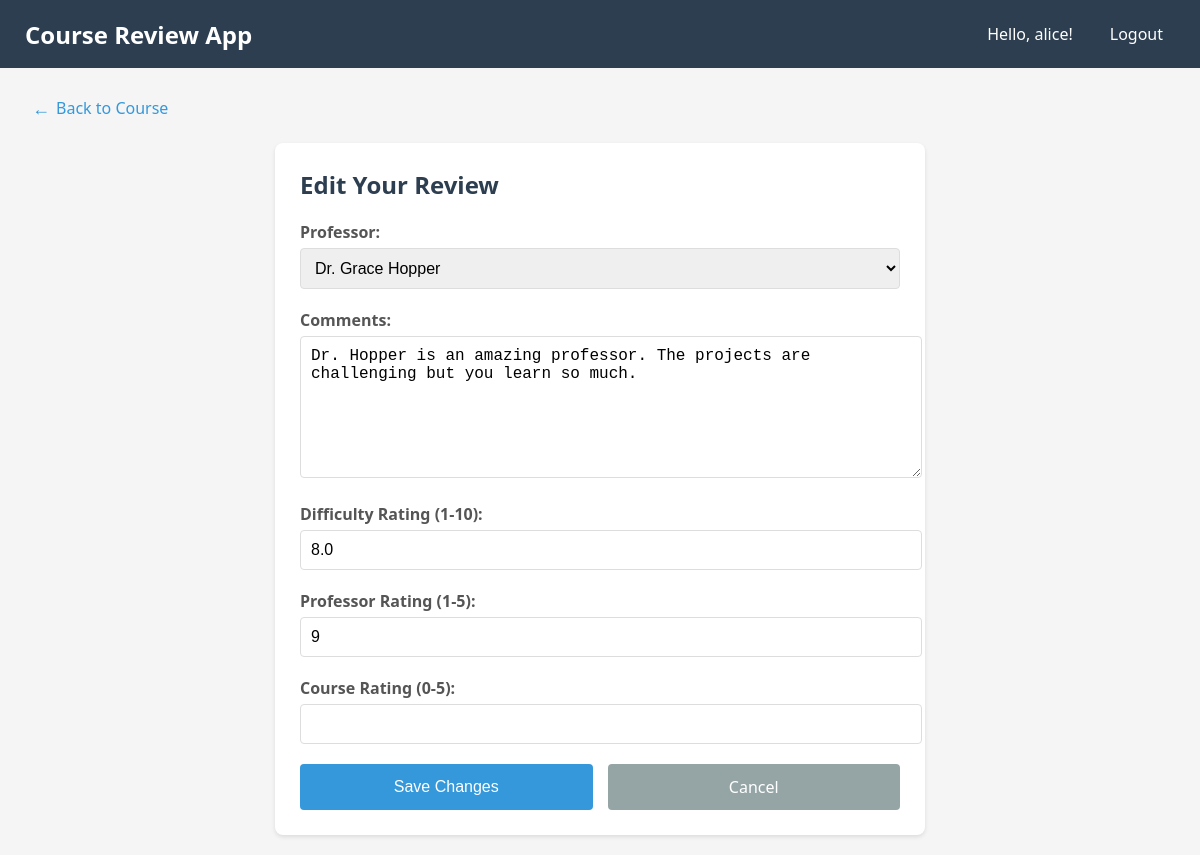
The app's page /review/3/edit (signed in) with its own data.
### tables this page shows
CREATE TABLE reviews (
    review_id INTEGER PRIMARY KEY AUTOINCREMENT,
    student_id INTEGER NOT NULL,
    professor_id INTEGER,
    course_code TEXT NOT NULL,
    difficulty_rating REAL CHECK (difficulty_rating BETWEEN 0 AND 10),    
    professor_rating INTEGER,
    comments TEXT,
    created_at TIMESTAMP DEFAULT CURRENT_TIMESTAMP,
    score REAL CHECK (score BETWEEN 0 AND 100),
    course_rating REAL CHECK (course_rating BETWEEN 0 AND 5),
    FOREIGN KEY (student_id) REFERENCES students(student_id),
    FOREIGN KEY (course_code) REFERENCES courses(course_code),
    FOREIGN KEY (professor_id) REFERENCES professors(professor_id)
);

CREATE TABLE professors (
    professor_id INTEGER PRIMARY KEY AUTOINCREMENT,
    name TEXT NOT NULL
);

### main.py (the view, shortened to what this page needs)
@app.route('/review/<int:review_id>/edit', methods=('GET', 'POST'))
@login_required
def edit_review(review_id):
    with get_db_connection() as conn:
        review = conn.execute('SELECT * FROM reviews WHERE review_id = ?', (review_id,)).fetchone()
        if not review:
            abort(404)
        if review['student_id'] != session['user_id']:
            flash('You can only edit your own reviews.')
            return redirect(url_for('course_detail', course_code=review['course_code']))
        course = conn.execute('SELECT * FROM courses WHERE course_code = ?',
                             (review['course_code'],)).fetchone()
        professors = conn.execute('''
            SELECT p.professor_id, p.name
            FROM professors p
            JOIN course_professors cp ON p.professor_id = cp.professor_id
            WHERE cp.course_code = ?
        ''', (review['course_code'],)).fetchall()
    return render_template('edit_review.html', review=review, professors=professors, course=course)

### main.py (called while the page is built)
def login_required(view):
    @wraps(view)
    def wrapped_view(**kwargs):
        if 'user_id' not in session:
            return redirect(url_for('login'))
        return view(**kwargs)
    return wrapped_view

def get_db_connection():
    conn = sqlite3.connect('database.db')
    conn.row_factory = sqlite3.Row
    return conn

### src/templates/edit_review.html (shortened to what this page needs)
{% extends 'base.html' %}
{% block content %}
<div class="navigation">
    <a href="{{ url_for('course_detail', course_code=review.course_code) }}" class="back-btn"><i class="back-arrow">←</i> Back to Course</a>
</div>
<div class="edit-form-container">
    <h2>Edit Your Review</h2>
    <form method="POST" class="edit-form">
        <div class="form-group">
            <label for="professor_id">Professor:</label>
            <select name="professor_id" id="professor_id" required>
                {% for professor in professors %}
                <option value="{{ professor['professor_id'] }}" {% if professor['professor_id'] == review.professor_id %}selected{% endif %}>
                    {{ professor['name'] }}
                </option>
                {% endfor %}
            </select>
        </div>
        <div class="form-group">
            <label for="comments">Comments:</label>
            <textarea name="comments" id="comments" rows="5" required>{{ review.comments }}</textarea>
        </div>
        <div class="form-group">
            <label for="difficulty_rating">Difficulty Rating (1-10):</label>
            <input type="number" name="difficulty_rating" id="difficulty_rating" min="1" max="10" value="{{ review.difficulty_rating }}" required>
        </div>
        <div class="form-group">
            <label for="professor_rating">Professor Rating (1-5):</label>
            <input type="number" name="professor_rating" id="professor_rating" min="1" max="5" value="{{ review.professor_rating }}" required>
        </div>
        <div class="form-group">
            <label for="course_rating">Course Rating (0-5):</label>
            <input type="number" name="course_rating" id="course_rating" min="0" max="5" step="0.1" value="{{ review.course_rating }}" required>
        </div>
        <div class="button-group">
            <button type="submit" class="save-btn">Save Changes</button>
            <a href="{{ url_for('course_detail', course_code=review.course_code) }}" class="cancel-btn">Cancel</a>
        </div>
    </form>
</div>
{% endblock %}

### src/style.css (style rules this page uses)
body { background-color: white; color: black; font-family: sans-serif; margin: 0; }
button { background-color: #4CAF50; border: none; color: white; padding: 10px 20px; text-align: center; text-decoration: none; display: inline-block; font-size: 16px; border-radius: 5px; cursor: pointer; }

### src/templates/edit_review.html (style rules this page uses)
.navigation { margin-bottom: 15px; }
.back-btn { display: inline-flex; align-items: center; color: #3498db; text-decoration: none; font-weight: 500; padding: 8px 12px; border-radius: 4px; transition: all 0.2s ease; }
.back-arrow { margin-right: 6px; font-size: 18px; }
.edit-form-container { max-width: 600px; margin: 0 auto; background-color: white; border-radius: 8px; padding: 25px; box-shadow: 0 2px 4px rgba(0,0,0,0.1); }
.edit-form-container h2 { margin-top: 0; margin-bottom: 20px; color: #2c3e50; }
.edit-form .form-group { margin-bottom: 20px; }
.edit-form label { display: block; margin-bottom: 5px; font-weight: bold; color: #555; }
.edit-form textarea, .edit-form input, .edit-form select { width: 100%; padding: 10px; border: 1px solid #ddd; border-radius: 4px; font-size: 16px; }
.edit-form textarea { min-height: 120px; resize: vertical; }
.button-group { display: flex; gap: 15px; }
.save-btn { background-color: #3498db; color: white; border: none; padding: 12px 20px; border-radius: 4px; font-size: 16px; cursor: pointer; transition: background-color 0.3s; flex: 1; }
.cancel-btn { background-color: #95a5a6; color: white; border: none; padding: 12px 20px; border-radius: 4px; font-size: 16px; text-align: center; text-decoration: none; transition: background-color 0.3s; flex: 1; display: inline-block; }

### src/templates/base.html (style rules this page uses)
body { margin: 0; padding: 0; font-family: 'Segoe UI', Tahoma, Geneva, Verdana, sans-serif; background-color: #f5f5f5; color: #333; }

### records on screen
reviews: professor_id "Dr. Grace Hopper", comments "Dr. Hopper is an amazing professor. The projects are challenging but you learn so much.", difficulty_rating "8.0", professor_rating "9"

### other values on screen
{{ session['username'] }} "alice"
